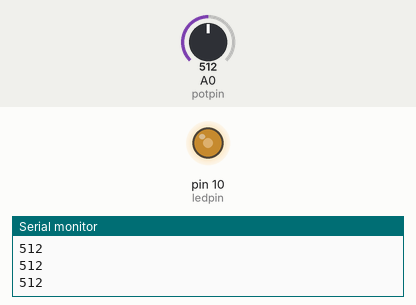
Recording of a sketch running on a simulated Arduino Uno, built with avr-gcc and run on an emulated ATmega328P. On the bench: output pins drawn as LEDs (lit = HIGH), the last lines printed to the serial monitor. The inputs (shaded band) are chosen by the test bench; at power-on: A0 (potpin) = 512.

Above: at 1.2 s.
1.3 s: A0 (potpin) set to 716
At 2.5 s:
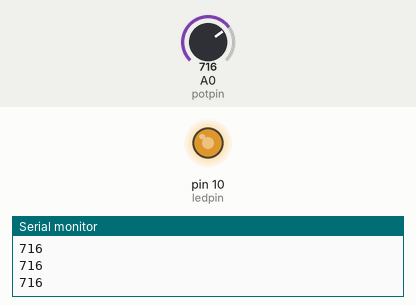
2.8 s: A0 (potpin) set to 900
At 3.8 s:
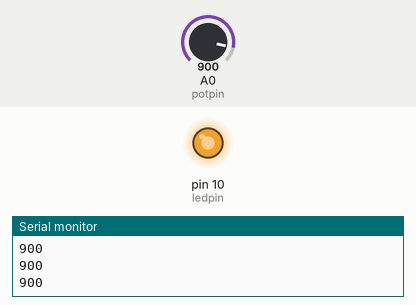
4.3 s: A0 (potpin) set to 122
At 4.9 s:
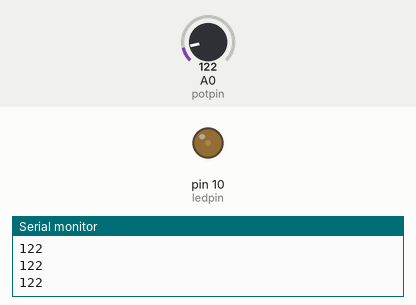
5.8 s: A0 (potpin) set to 0
At 7.2 s:
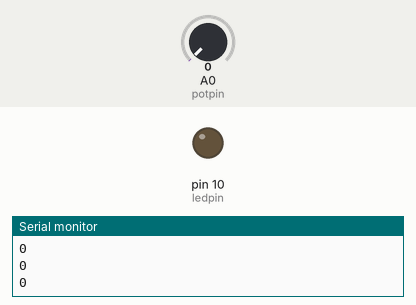
Timing chart, 0 to 8.3 s (numbered marks = the images above; inputs shaded):
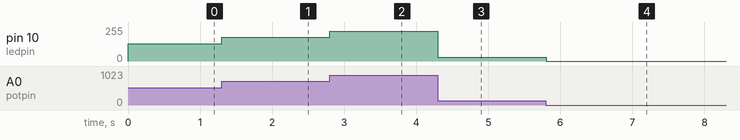

The sketch:

Project_17.2_Dimming_light.ino
```cpp
//**********************************************************************************
int potpin=A0;// Initialize the analog pin AO of adjustable potentiometer
int ledpin=10;// Initialize the digital pin 10
int val=0;// Define val as an initial value of 0

void setup()
{
Serial.begin(9600);// Set baud rate to 9600
pinMode(ledpin,OUTPUT);// Set digital pin 10 to "output"
pinMode(potpin, INPUT); // Set analog pin A0 to "input"
}

void loop()
{
val=analogRead(potpin);// Read the analog value of analog pin A1, assign it to val 
analogWrite(ledpin,val/4);
Serial.println(val);// Print the value of val
}
//**********************************************************************************
```

Measured:
- after the input at 1.3 s, pin 10 (ledpin): 128/255 → 179/255 at once
- after the input at 2.8 s, pin 10 (ledpin): 179/255 → 225/255 at once
- after the input at 4.3 s, pin 10 (ledpin): 225/255 → 30/255 at once
- after the input at 5.8 s, pin 10 (ledpin): 30/255 → 0/255 at once
